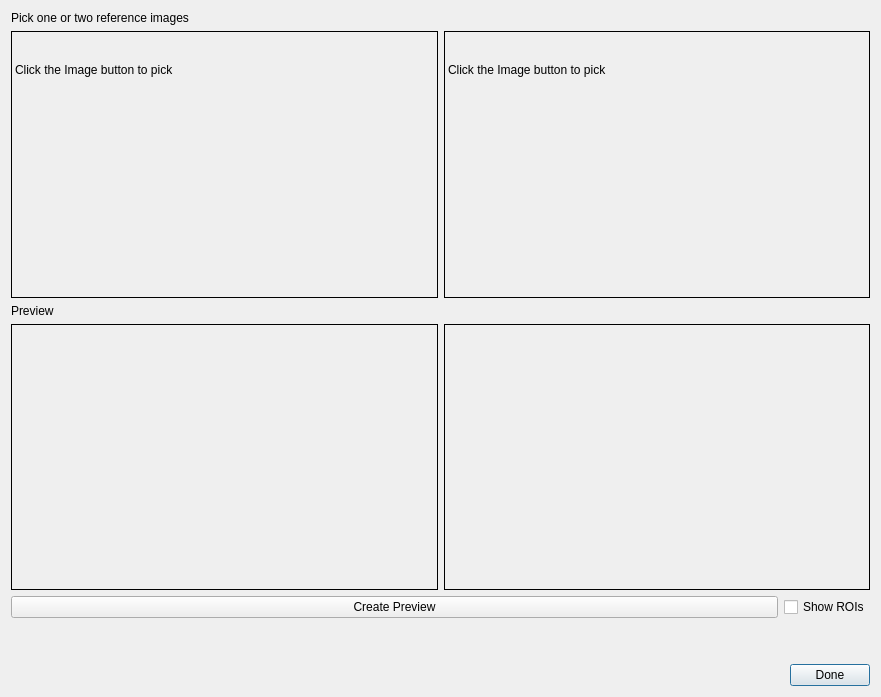
<?xml version="1.0" encoding="UTF-8"?>
<ui version="4.0">
 <class>AnalysisPreviewDialog</class>
 <widget class="QDialog" name="AnalysisPreviewDialog">
  <property name="windowModality">
   <enum>Qt::NonModal</enum>
  </property>
  <property name="geometry">
   <rect>
    <x>0</x>
    <y>0</y>
    <width>881</width>
    <height>697</height>
   </rect>
  </property>
  <property name="windowTitle">
   <string>Analytic preview</string>
  </property>
  <property name="modal">
   <bool>true</bool>
  </property>
  <layout class="QGridLayout" name="gridLayout_3">
   <item row="0" column="0">
    <layout class="QVBoxLayout" name="verticalLayout" stretch="0,1,0,1,0,0">
     <item>
      <widget class="QLabel" name="label">
       <property name="text">
        <string>Pick one or two reference images</string>
       </property>
      </widget>
     </item>
     <item>
      <layout class="QHBoxLayout" name="horizontalLayout">
       <item>
        <widget class="ClickableLabel" name="reference_image1">
         <property name="minimumSize">
          <size>
           <width>300</width>
           <height>200</height>
          </size>
         </property>
         <property name="frameShape">
          <enum>QFrame::Box</enum>
         </property>
         <property name="text">
          <string>

Click the Image button to pick</string>
         </property>
         <property name="alignment">
          <set>Qt::AlignLeading|Qt::AlignLeft|Qt::AlignTop</set>
         </property>
        </widget>
       </item>
       <item>
        <widget class="ClickableLabel" name="reference_image2">
         <property name="minimumSize">
          <size>
           <width>300</width>
           <height>200</height>
          </size>
         </property>
         <property name="frameShape">
          <enum>QFrame::Box</enum>
         </property>
         <property name="text">
          <string>

Click the Image button to pick</string>
         </property>
         <property name="alignment">
          <set>Qt::AlignLeading|Qt::AlignLeft|Qt::AlignTop</set>
         </property>
        </widget>
       </item>
      </layout>
     </item>
     <item>
      <widget class="QLabel" name="label_3">
       <property name="text">
        <string>Preview</string>
       </property>
      </widget>
     </item>
     <item>
      <layout class="QHBoxLayout" name="horizontalLayout_2">
       <item>
        <widget class="QLabel" name="preview_image1">
         <property name="minimumSize">
          <size>
           <width>300</width>
           <height>200</height>
          </size>
         </property>
         <property name="frameShape">
          <enum>QFrame::Box</enum>
         </property>
         <property name="text">
          <string/>
         </property>
         <property name="alignment">
          <set>Qt::AlignLeading|Qt::AlignLeft|Qt::AlignTop</set>
         </property>
        </widget>
       </item>
       <item>
        <widget class="QLabel" name="preview_image2">
         <property name="minimumSize">
          <size>
           <width>300</width>
           <height>200</height>
          </size>
         </property>
         <property name="frameShape">
          <enum>QFrame::Box</enum>
         </property>
         <property name="text">
          <string/>
         </property>
         <property name="alignment">
          <set>Qt::AlignLeading|Qt::AlignLeft|Qt::AlignTop</set>
         </property>
        </widget>
       </item>
      </layout>
     </item>
     <item>
      <layout class="QHBoxLayout" name="horizontalLayout_3" stretch="1,0">
       <item>
        <widget class="QPushButton" name="preview_button">
         <property name="text">
          <string>Create Preview</string>
         </property>
        </widget>
       </item>
       <item>
        <widget class="QCheckBox" name="show_rois_checkbox">
         <property name="text">
          <string>Show ROIs</string>
         </property>
        </widget>
       </item>
      </layout>
     </item>
     <item>
      <layout class="QHBoxLayout" name="horizontalLayout_4" stretch="0,0">
       <item>
        <spacer name="horizontalSpacer">
         <property name="orientation">
          <enum>Qt::Horizontal</enum>
         </property>
         <property name="sizeHint" stdset="0">
          <size>
           <width>40</width>
           <height>20</height>
          </size>
         </property>
        </spacer>
       </item>
       <item>
        <layout class="QVBoxLayout" name="verticalLayout_3">
         <item>
          <spacer name="verticalSpacer">
           <property name="orientation">
            <enum>Qt::Vertical</enum>
           </property>
           <property name="sizeHint" stdset="0">
            <size>
             <width>20</width>
             <height>40</height>
            </size>
           </property>
          </spacer>
         </item>
         <item>
          <widget class="QPushButton" name="done_button">
           <property name="text">
            <string>Done</string>
           </property>
           <property name="autoDefault">
            <bool>true</bool>
           </property>
           <property name="default">
            <bool>true</bool>
           </property>
          </widget>
         </item>
        </layout>
       </item>
      </layout>
     </item>
    </layout>
   </item>
  </layout>
 </widget>
 <customwidgets>
  <customwidget>
   <class>ClickableLabel</class>
   <extends>QLabel</extends>
   <header>ClickableLabel</header>
  </customwidget>
 </customwidgets>
 <resources/>
 <connections>
  <connection>
   <sender>done_button</sender>
   <signal>clicked()</signal>
   <receiver>AnalysisPreviewDialog</receiver>
   <slot>accept()</slot>
   <hints>
    <hint type="sourcelabel">
     <x>484</x>
     <y>529</y>
    </hint>
    <hint type="destinationlabel">
     <x>266</x>
     <y>276</y>
    </hint>
   </hints>
  </connection>
 </connections>
</ui>
